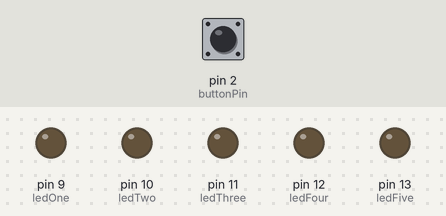
Bench run of a sketch on a simulated Arduino Uno, built with avr-gcc and run on an emulated ATmega328P. Parts: output pins drawn as LEDs (lit = HIGH). The test bench sets the inputs (shaded band); at power-on: pin 2 (buttonPin) HIGH.

Above: at 1.2 s.
1.3 s: pin 2 (buttonPin) pulled LOW for 0.15 s
At 2.1 s:
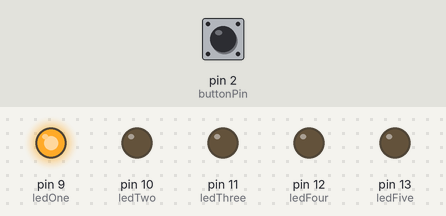
4.4 s: pin 2 (buttonPin) pulled LOW for 3.2 s
At 8.0 s:
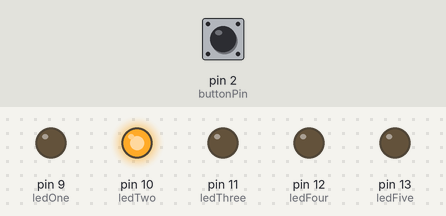
10.6 s: pin 2 (buttonPin) pulled LOW for 1 s
At 13.8 s:
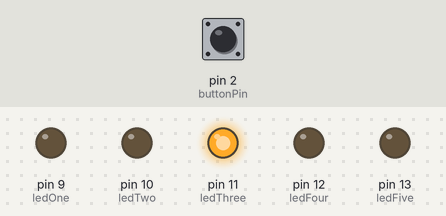
Timing chart, 0 to 17.8 s (numbered marks = the images above; inputs shaded):
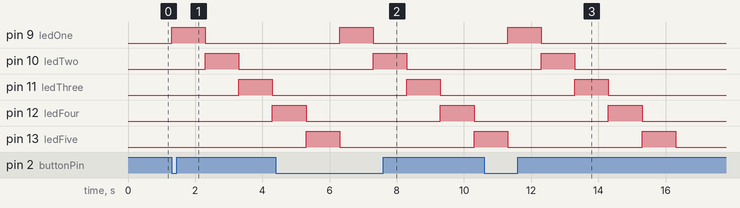

Measured:
- after the input at 1.3 s, pin 9 (ledOne): LOW → HIGH at once, → LOW 1.0 s later; pin 10 (ledTwo): LOW → HIGH after 1.0 s, → LOW 1.0 s later; pin 11 (ledThree): LOW → HIGH after 2.0 s, → LOW 1.0 s later; pin 12 (ledFour): LOW → HIGH after 3.0 s
- after the input at 4.4 s, pin 9 (ledOne): LOW → HIGH after 1.9 s, → LOW 1.0 s later; pin 10 (ledTwo): LOW → HIGH after 2.9 s, → LOW 1.0 s later; pin 11 (ledThree): LOW → HIGH after 3.9 s, → LOW 1.0 s later
- after the input at 10.6 s, pin 9 (ledOne): LOW → HIGH after 0.70 s, → LOW 1.0 s later; pin 10 (ledTwo): LOW → HIGH after 1.7 s, → LOW 1.0 s later; pin 11 (ledThree): LOW → HIGH after 2.7 s, → LOW 1.0 s later; pin 12 (ledFour): LOW → HIGH after 3.7 s, → LOW 1.0 s later

The sketch:

a.ino
```cpp
// constants for pinnumbers
const int buttonPin = 2;
const int ledOne = 9;
const int ledTwo = 10;
const int ledThree = 11;
const int ledFour = 12;
const int ledFive = 13;

// variable for button
int buttonState = 0;

void setup() {
    // prepare input and output
    pinMode(buttonPin, INPUT);

    pinMode(ledOne, OUTPUT);
    pinMode(ledTwo, OUTPUT);
    pinMode(ledThree, OUTPUT);
    pinMode(ledFour, OUTPUT);
    pinMode(ledFive, OUTPUT);

    // initial light colors
    digitalWrite(ledOne, LOW);
    digitalWrite(ledTwo, LOW);
    digitalWrite(ledThree, LOW);
    digitalWrite(ledFour, LOW);
    digitalWrite(ledFive, LOW);
}

void loop() {
    buttonState = digitalRead(buttonPin);

    if (buttonState == LOW) {
        digitalWrite(ledOne, HIGH);
        delay(1000);
        digitalWrite(ledOne, LOW);
        digitalWrite(ledTwo, HIGH);
        delay(1000);
        digitalWrite(ledTwo, LOW);
        digitalWrite(ledThree, HIGH);
        delay(1000);
        digitalWrite(ledThree, LOW);
        digitalWrite(ledFour, HIGH);
        delay(1000);
        digitalWrite(ledFour, LOW);
        digitalWrite(ledFive, HIGH);
        delay(1000);
        digitalWrite(ledFive, LOW);
    }
    else {
        digitalWrite(ledOne, LOW);
        digitalWrite(ledTwo, LOW);
        digitalWrite(ledThree, LOW);
        digitalWrite(ledFour, LOW);
        digitalWrite(ledFive, LOW);
    }
}
```
